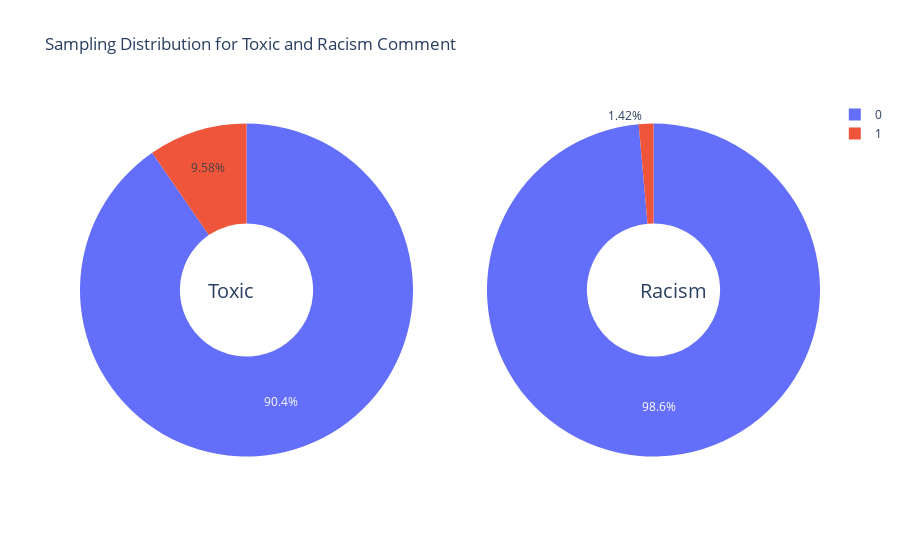

Notebook code for this chart:
### Code cell
import plotly.graph_objects as go
from plotly.subplots import make_subplots

labels = ["0","1"]

# Create subplots: use 'domain' type for Pie subplot
fig = make_subplots(rows=1, cols=2, specs=[[{'type':'domain'}, {'type':'domain'}]])
fig.add_trace(go.Pie(labels=labels, values=[144277, 15294], name="Toxic"),
              1, 1)
fig.add_trace(go.Pie(labels=labels, values=[157306, 2265], name="Racism"),
              1, 2)

# Use `hole` to create a donut-like pie chart
fig.update_traces(hole=.4, hoverinfo="label+percent+name")

fig.update_layout(
    title_text="Sampling Distribution for Toxic and Racism Comment",
    # Add annotations in the center of the donut pies.
    annotations=[dict(text='Toxic', x=0.17, y=0.5, font_size=20, showarrow=False),
                 dict(text='Racism', x=0.85, y=0.5, font_size=20, showarrow=False)])
fig.show()

### Figure 1 — Plotly figure (JSON) as saved in the notebook; plotly's stock layout.template omitted (floating-point values rounded to 4 significant figures)
{"data": [{"domain": {"x": [0, 0.45], "y": [0, 1]}, "hole": 0.4, "hoverinfo": "label+percent+name", "labels": ["0", "1"], "name": "Toxic", "type": "pie", "values": [144277, 15294]}, {"domain": {"x": [0.55, 1], "y": [0, 1]}, "hole": 0.4, "hoverinfo": "label+percent+name", "labels": ["0", "1"], "name": "Racism", "type": "pie", "values": [157306, 2265]}], "layout": {"annotations": [{"font": {"size": 20}, "showarrow": false, "text": "Toxic", "x": 0.17, "y": 0.5}, {"font": {"size": 20}, "showarrow": false, "text": "Racism", "x": 0.85, "y": 0.5}], "title": {"text": "Sampling Distribution for Toxic and Racism Comment"}}}
